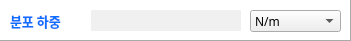
   <widget class="QFrame" name="frame_2">
    <property name="geometry">
     <rect>
      <x>390</x>
      <y>180</y>
      <width>351</width>
      <height>41</height>
     </rect>
    </property>
    <property name="styleSheet">
     <string notr="true">background-color:white</string>
    </property>
    <property name="frameShape">
     <enum>QFrame::Panel</enum>
    </property>
    <property name="frameShadow">
     <enum>QFrame::Raised</enum>
    </property>
    <widget class="QComboBox" name="comboBox_2">
     <property name="geometry">
      <rect>
       <x>250</x>
       <y>10</y>
       <width>91</width>
       <height>22</height>
      </rect>
     </property>
     <property name="font">
      <font>
       <family>맑은 고딕</family>
      </font>
     </property>
     <property name="styleSheet">
      <string notr="true"> QComboBox {
                background-color: white grey;


}
</string>
     </property>
     <item>
      <property name="text">
       <string>N/m</string>
      </property>
     </item>
     <item>
      <property name="text">
       <string>kN/m</string>
      </property>
     </item>
    </widget>
    <widget class="QLineEdit" name="weight">
     <property name="geometry">
      <rect>
       <x>90</x>
       <y>10</y>
       <width>151</width>
       <height>21</height>
      </rect>
     </property>
     <property name="styleSheet">
      <string notr="true">QLineEdit {
     background-color:rgb(240, 240, 240);
     border: none;
}

</string>
     </property>
    </widget>
    <widget class="QLabel" name="label">
     <property name="geometry">
      <rect>
       <x>10</x>
       <y>10</y>
       <width>81</width>
       <height>21</height>
      </rect>
     </property>
     <property name="font">
      <font>
       <family>맑은 고딕</family>
       <pointsize>10</pointsize>
       <weight>75</weight>
       <bold>true</bold>
      </font>
     </property>
     <property name="styleSheet">
      <string notr="true">QLabel {
    font-weight: bold;
	color:rgb(14, 110, 255);
}</string>
     </property>
     <property name="text">
      <string>분포 하중</string>
     </property>
    </widget>
   </widget>
